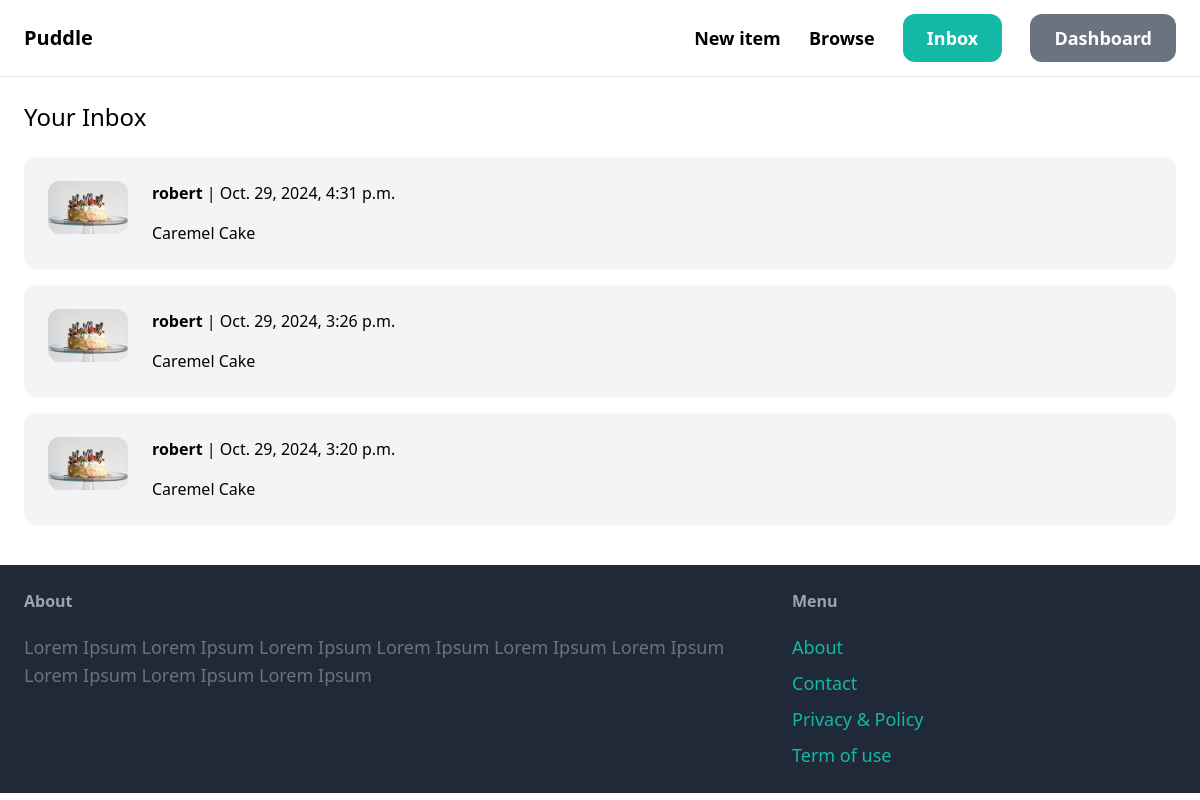
The page /inbox/ (signed in) on the database its author committed.
### communications/models.py (models this page shows)
class Conversation(models.Model):
    item = models.ForeignKey(
        Item, related_name="conversations", on_delete=models.CASCADE
    )
    members = models.ManyToManyField(User, related_name="conversations")
    created_at = models.DateTimeField(auto_now_add=True)
    modified_at = models.DateTimeField(auto_now=True)
    class Meta:
        ordering = ("-modified_at",)

### item/models.py (models this page shows, shortened)
class Item(models.Model):
    class Meta:
        ordering = ("name",)
        verbose_name_plural = "Items"
    name = models.CharField(max_length=200)
    description = models.TextField(blank=True, null=True)
    price = models.FloatField()
    image = models.ImageField(upload_to="item_images", blank=True, null=True)
    is_sold = models.BooleanField(default=False)
    created_at = models.DateTimeField(auto_now_add=True)
    created_by = models.ForeignKey(User, related_name="items", on_delete=models.CASCADE)
    category = models.ForeignKey(
        Category, related_name="items", on_delete=models.CASCADE, default=None
    )

### communications/views.py (the view)
# urls.py: path("", views.inbox, name="inbox"),
@login_required
def inbox(request):
    conversations = Conversation.objects.filter(members__in=[request.user.id])
    return render(request, "conversations/inbox.html", {"conversations": conversations})

### communications/templates/conversations/inbox.html (shortened to what this page needs)
{% extends 'core/base.html' %}
{% block content %}
  <h1 class="mb-6 text-2xl">Your Inbox</h1>
  <div class="space-y-6">
    {% for conversation in conversations %}
      <a href="{% url 'conversation:details' conversation.id %}">
        <div class="p-6 mb-4 flex bg-gray-100 rounded-xl">
          <div class="pr-6">
            <img src="{{ conversation.item.image.url }}" alt="Image of uploaded photo" class="w-20 rounded-xl" />
          </div>
          <div>
            {% for member in conversation.members.all %}
              {% if member != request.user %}
                <p class="mb-4">
                  <strong class="">{{ member.username }}</strong> | {{ conversation.modified_at }}
                </p>
                <p>{{ conversation.item.name }}</p>
              {% endif %}
            {% endfor %}
          </div>
        </div>
      </a>
    {% endfor %}
  </div>
{% endblock %}

### rows shown on the page
Conversation: item.image (picture), modified_at "Oct. 29, 2024, 4:31 p.m.", item.name "Caremel Cake"
Conversation: item.image (picture), modified_at "Oct. 29, 2024, 3:26 p.m.", item.name "Caremel Cake"
Conversation: item.image (picture), modified_at "Oct. 29, 2024, 3:20 p.m.", item.name "Caremel Cake"

### other values the page prints
{{ member.username }} "robert"
